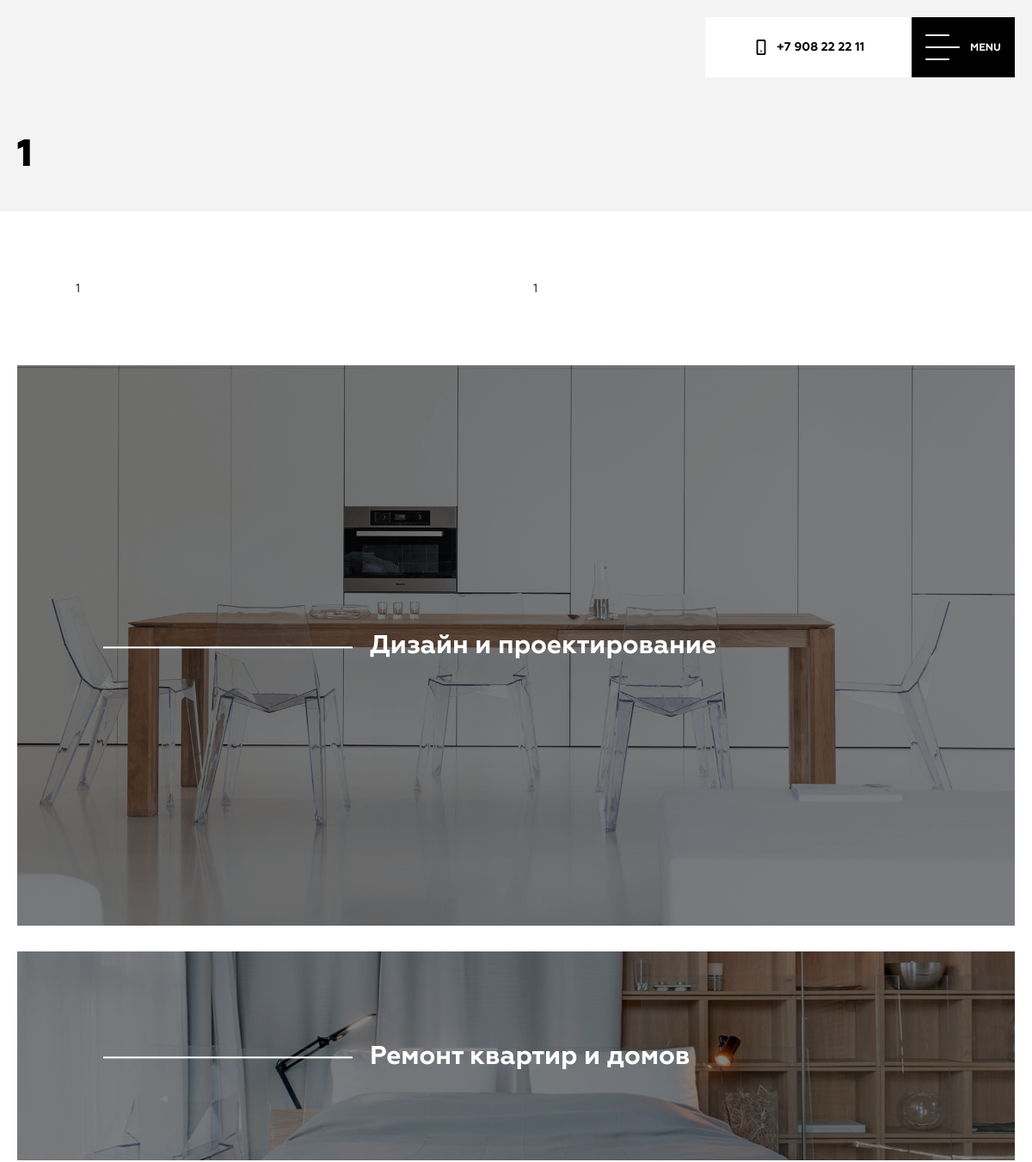
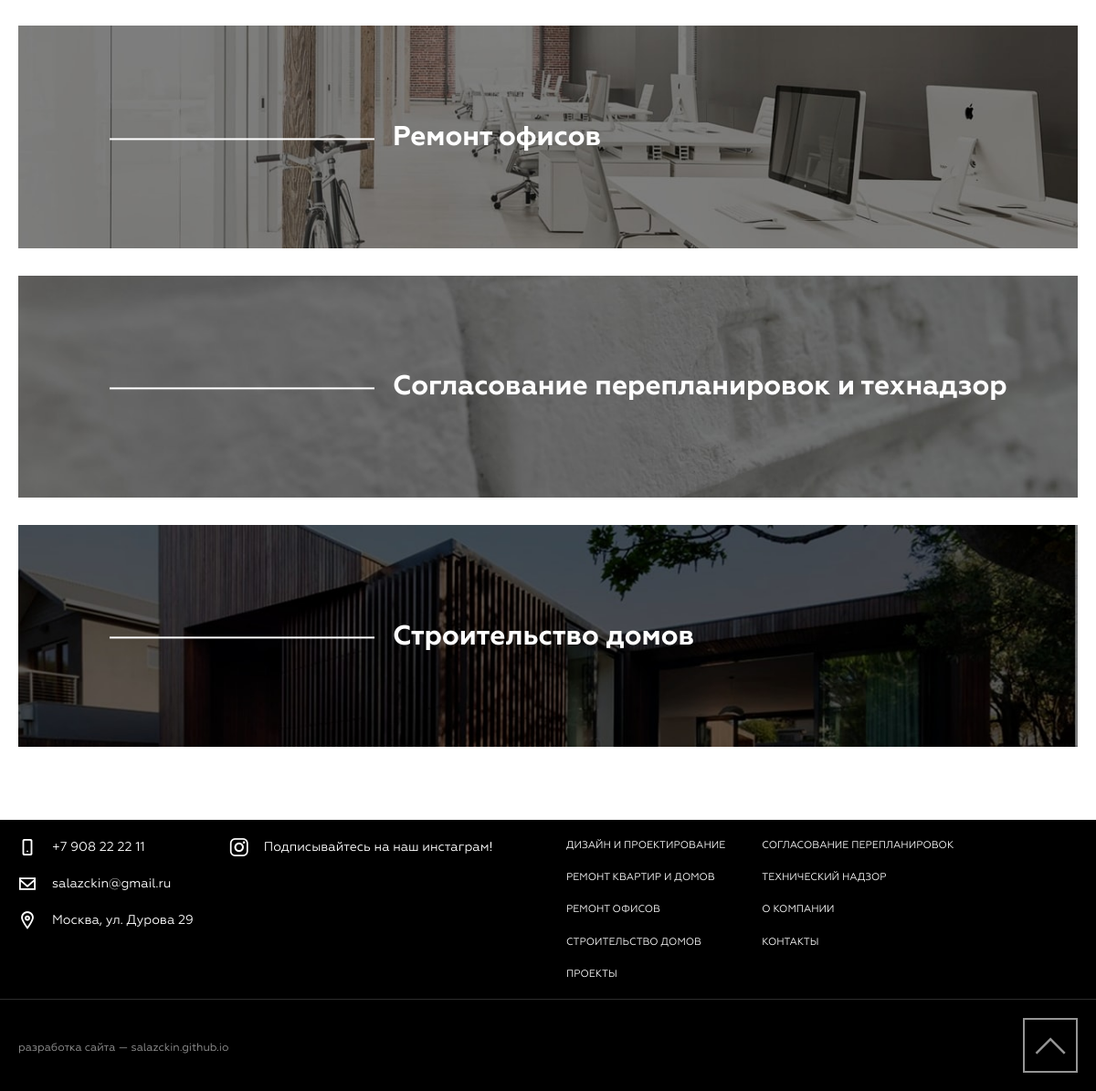
/services, run on the app's committed database (2 pictures, top to bottom).
### main/models.py (models this page shows, shortened)
class SingleInstanceOnly(object):
    def save(self, *args, **kwargs):
        if self.__class__.objects.exists() and not self.pk:
            raise ValidationError(
                f'Вы не можете дважды добавить объект {self._meta.verbose_name}, просто редактируйте предыдущий')
        return super(SingleInstanceOnly, self).save(*args, **kwargs)

class ContactInfo(SingleInstanceOnly, models.Model):
    company_name = models.CharField(max_length=500, verbose_name='Название компании')
    phone = models.CharField(max_length=50, verbose_name='Телефон')
    email = models.CharField(max_length=100, verbose_name='E-mail')
    addr = models.CharField(max_length=500, verbose_name='Адрес')
    working_time = models.CharField(max_length=500, verbose_name='Часы работы')
    instagram_text = models.CharField(max_length=500, verbose_name='Текст instagram')
    instagram_link = models.URLField(max_length=500, verbose_name='Ссылка на аккаунт в instagram')
    development = models.CharField(max_length=500, verbose_name='Компания разработчик')
    class Meta:
        verbose_name = 'Контакты'
        verbose_name_plural = 'Контакты'

class ServicesPage(models.Model):
    title = models.CharField(max_length=500, verbose_name='title')
    heading = models.TextField(max_length=500, verbose_name='Заголовок')
    text_block_left = models.TextField(max_length=1500, verbose_name='Текстовый блок слева')
    text_block_right = models.TextField(max_length=1500, verbose_name='Текстовый блок справа')
    class Meta:
        verbose_name = 'Страница услуги'
        verbose_name_plural = 'Страница услуги'

class ServicesItem(models.Model):
    SERVICE_TYPE = [
        ['design', 'Дизайн'],
        ['house repair', 'Ремонт квартир и домов'],
        ['office repair', 'Ремонт офисов'],
        ['construction', 'Строительство домов'],
    ]
    UPLOAD_TO = os.path.join('admin', 'index', 'services')
    type = models.CharField(max_length=150, choices=SERVICE_TYPE, verbose_name='Тип услуги')
    name = models.TextField(max_length=500, verbose_name='Название')
    preview_img = models.ImageField(upload_to=UPLOAD_TO, blank=True, verbose_name='Картинка превью')
    main_img = models.ImageField(upload_to=UPLOAD_TO, blank=True, verbose_name='Главная картинка')
    image_text = models.TextField(max_length=500, verbose_name='Текст на картинке')
    projects = models.ManyToManyField('CatalogItem', blank=True, verbose_name='Проекты')
    headings_with_text_blocks = models.ManyToManyField('HeadingAndText', blank=True,
                                                       verbose_name='Заголовки и текст')
    accordion = models.ForeignKey('ServiceItemAccordion', blank=True, on_delete=models.DO_NOTHING,
                                  verbose_name='Аккордион')
    class Meta:
        verbose_name_plural = 'Айтемы услуг'
        verbose_name = 'Айтем услуг'
    def get_absolute_url(self):
        return reverse('main:services-item', kwargs={'type': self.type})

### main/views.py (the view)
# urls.py: path('services', views.ServicesListView.as_view(), name='services'),
class ServicesListView(mixins.ContactInfoMixin, ListView):
    model = models.ServicesItem
    template_name = 'main/services_list.html'
    def get_context_data(self, *, object_list=None, **kwargs):
        context = super(ServicesListView, self).get_context_data(**kwargs)
        context['services_page'] = models.ServicesPage.objects.first()
        return context

### main/mixins.py (called while the page is built)
    def get_context_data(self, **kwargs):
        context = super(ContactInfoMixin, self).get_context_data(**kwargs)
        context['contact'] = models.ContactInfo.objects.first()
        return context

### main/templates/main/services_list.html
{% extends 'main/layout.html' %}
{% load static %}
{% block body %}
    <div class="wrapper">
        {% include 'main/includes/header.html' %}
        {% include 'main/includes/menu.html' %}
        <div class="p-services">
            <div class="page-head">
                <div class="page-head__inner container">
                    <h1 class="page-head__title">{{ services_page.heading|safe }}</h1>
                </div>
            </div>
            <div class="block bg-white">
                <div class="container-md mb-md">
                    <div class="row">
                        <div class="col-md-6">
                            <p>{{ services_page.text_block_left }}</p>
                        </div>
                        <div class="col-md-6">
                            <p>{{ services_page.text_block_right }}</p>
                        </div>
                    </div>
                </div>
                <div class="container">
                    <ul class="all-services">
                        {% for service_item in object_list %}
                            <li class="all-services__item" data-aos="fade-up">
                                <a class="service-link" href="{{ service_item.get_absolute_url }}">
                                    <div class="service-link__img-w">
                                        <picture>
                                            <source srcset="{{ service_item.preview_img.url }}"
                                                    type="image/webp">
                                            <source srcset="{{ service_item.preview_img.url }}"
                                                    type="image/jpeg">
                                            <img src="{{ service_item.preview_img.url }}"
                                                 alt="{{ service_item.name }}"/>
                                        </picture>
                                    </div>
                                    <div class="service-link__name h3-like">{{ service_item.name }}</div>
                                </a>
                            </li>
                        {% endfor %}
                        <li class="all-services__item" data-aos="fade-up">
                            <a class="service-link" href="https://salazckin.github.io/third/services/home-repairs">
                                <div class="service-link__img-w">
                                    <picture>
                                        <source srcset="{% static 'main/content/data/0/repair-house.jpg' %}"
                                                type="image/webp">
                                        <source srcset="{% static 'main/content/data/0/repair-house.jpg' %}"
                                                type="image/jpeg">
                                        <img src="{% static 'main/content/data/0/repair-house.jpg' %}"
                                             alt="ремонт квартир и домов"/>
                                    </picture>
                                </div>
                                <div class="service-link__name h3-like">Ремонт квартир и домов</div>
                            </a>
                        </li>
                        <li class="all-services__item" data-aos="fade-up">
                            <a class="service-link" href="https://salazckin.github.io/third/services/office-repairs">
                                <div class="service-link__img-w">
                                    <picture>
                                        <source srcset="{% static 'main/content/data/5/repair-office.jpg' %}"
                                                type="image/webp">
                                        <source srcset="{% static 'main/content/data/5/repair-office.jpg' %}"
                                                type="image/jpeg">
                                        <img src="{% static 'main/content/data/5/repair-office.jpg' %}"
                                             alt="Ремонт офисов"/>
                                    </picture>
                                </div>
                                <div class="service-link__name h3-like">Ремонт офисов</div>
                            </a>
                        </li>
                        <li class="all-services__item" data-aos="fade-up">
                            <a class="service-link"
                               href="https://salazckin.github.io/third/services/supevision-n-support">
                                <div class="service-link__img-w">
                                    <picture>
                                        <source srcset="{% static 'main/content/data/9/supervision.jpg' %}"
                                                type="image/webp">
                                        <source srcset="{% static 'main/content/data/9/supervision.jpg' %}"
                                                type="image/jpeg">
                                        <img src="{% static 'main/content/data/9/supervision.jpg' %}"
                                             alt="Согласование перепланировок и технадзор"/>
                                    </picture>
                                </div>
                                <div class="service-link__name h3-like">Согласование перепланировок и технадзор</div>
                            </a>
                        </li>
                        <li class="all-services__item" data-aos="fade-up">
                            <a class="service-link" href="https://salazckin.github.io/third/services/construction">
                                <div class="service-link__img-w">
                                    <picture>
                                        <source srcset="{% static 'main/content/data/0/house-build.jpg' %}"
                                                type="image/webp">
                                        <source srcset="{% static 'main/content/data/0/house-build.jpg' %}"
                                                type="image/jpeg">
                                        <img src="{% static 'main/content/data/0/house-build.jpg' %}"
                                             alt="Строительство домов"/>
                                    </picture>
                                </div>
                                <div class="service-link__name h3-like">Строительство домов</div>
                            </a>
                        </li>
                    </ul>
                </div>
            </div>
        </div>
        {% include 'main/includes/footer.html' %}
    </div>
{% endblock %}

### main/templates/main/includes/menu.html (shortened to what this page needs)
<div class="menu-panel">
    <div class="menu-panel__inner">
        <a class="phone" href="tel:{{ contact.phone }}">
            <div class="phone__inner">
                <i class="icon-phone mr-2"></i>
                <span>{{ contact.phone }}</span>
            </div>
        </a>
        <button class="menu" id="menu">
            <div class="menu__icon">
                <div class="hamburger">
                    <span></span>
                    <span></span>
                    <span></span>
                    <span></span>
                    <span></span>
                </div>
            </div>
            <div class="menu__text">
                <div>MENU</div>
            </div>
        </button>
    </div>
</div>

### main/templates/main/includes/footer.html (shortened to what this page needs)
<footer class="footer">
    <div class="footer-top">
        <div class="footer-top__inner container">
            <div class="footer-row">
                <div class="footer-row__col">
                    <ul class="footer-list">
                        <li>
                            <a rel="nofollow" class="group text-nowrap" href="tel:{{ contact.phone }}">
                                <i class="icon-phone"></i>
                                <span>{{ contact.phone }}</span>
                            </a>
                        </li>
                        <li>
                            <a rel="nofollow" class="group" href="mailto:{{ contact.email }}">
                                <i class="icon-email"></i>
                                <span>{{ contact.email }}</span>
                            </a>
                        </li>
                        <li>
                            <div class="group">
                                <i class="icon-map-point"></i>
                                <span>{{ contact.addr }}</span>
                            </div>
                        </li>
                    </ul>
                    <ul class="footer-list">
                        <li>
                            <a class="group" href="{{ contact.instagram_link }}" target="_blank" rel="external"
                               title="инстаграм">
                                <i class="icon-instagram"></i>
                                <span>{{ contact.instagram_text }}</span>
                            </a>
                        </li>
                    </ul>
                </div>
                <div class="footer-row__col">
                    <ul class="footer-list footer-list--sm">
                        <li>
                            <a href="#">Дизайн и проектирование</a>
                        </li>
                        <li>
                            <a href="#">Ремонт квартир и домов</a>
                        </li>
                        <li>
                            <a href="#">Ремонт офисов</a>
                        </li>
                        <li>
                            <a href="#">Строительство домов</a>
                        </li>
                        <li>
                            <a href="#">Проекты</a>
                        </li>
                    </ul>
                    <ul class="footer-list footer-list--sm">
                        <li>
                            <a href="#">Согласование перепланировок</a>
                        </li>
                        <li>
                            <a href="#">Технический надзор</a>
                        </li>
                        <li>
                            <a href="#">О компании</a>
                        </li>
                        <li>
                            <a href="#">Контакты</a>
                        </li>
                    </ul>
                </div>
            </div>
        </div>
    </div>
    <div class="footer-bot">
        <div class="footer-bot__inner container">
            <div class="footer-bot__info">
                <div class="footer-bot__dev">
                    {{ contact.development }}
                </div>
            </div>
            <button class="footer-bot__scrolltop" type="button">
                <i class="icon-up"></i>
            </button>
        </div>
    </div>
</footer>

### data on the page
ContactInfo: phone "+7 908 22 22 11", email "salazckin@gmail.ru", addr "Москва, ул. Дурова 29", instagram_text "Подписывайтесь на наш инстаграм!", development "разработка сайта — salazckin.github.io"
ServicesPage: heading "1", text_block_left "1", text_block_right "1"
ServicesItem: preview_img (picture), name "Дизайн и проектирование"
